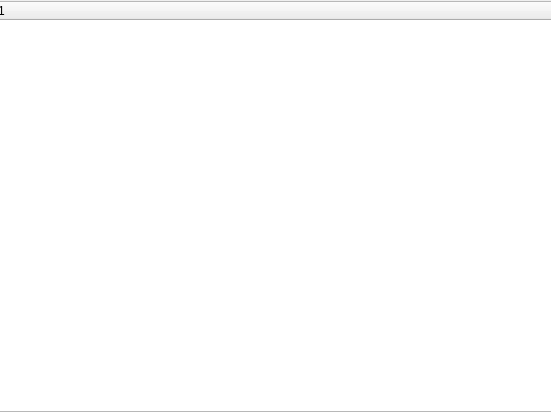
<?xml version="1.0" encoding="UTF-8"?>
<ui version="4.0">
 <class>Widget</class>
 <widget class="QWidget" name="Widget">
  <property name="geometry">
   <rect>
    <x>0</x>
    <y>0</y>
    <width>551</width>
    <height>412</height>
   </rect>
  </property>
  <property name="windowTitle">
   <string>Widget</string>
  </property>
  <widget class="QTreeWidget" name="treeWidget">
   <property name="geometry">
    <rect>
     <x>-5</x>
     <y>1</y>
     <width>561</width>
     <height>411</height>
    </rect>
   </property>
   <column>
    <property name="text">
     <string notr="true">1</string>
    </property>
   </column>
  </widget>
 </widget>
 <layoutdefault spacing="6" margin="11"/>
 <resources/>
 <connections/>
</ui>
